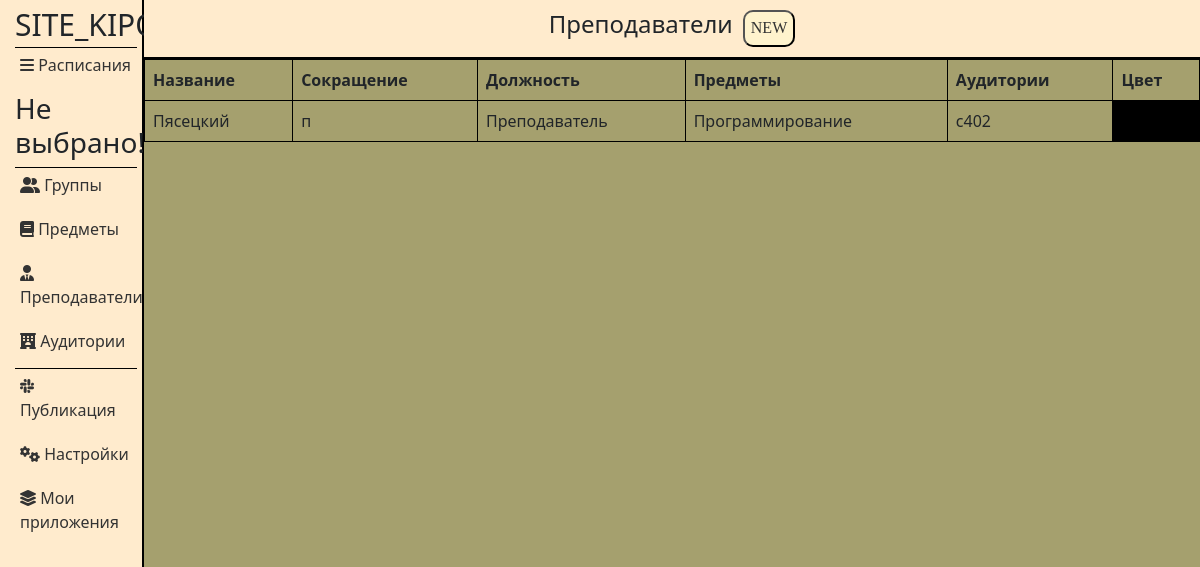
Screenshot of /applications/13/teachers/ with the database file from the repository.
### applications/models.py (models this page shows, shortened)
class Teachers(models.Model):
    name = models.CharField('Преподаватель', max_length=50)
    abbreviation = models.CharField('Сокращение', max_length=50)
    position = models.CharField('Должность', max_length=50)
    subjects = models.ManyToManyField(Subjects)
    cabinets = models.ManyToManyField(Cabinets)
    color = models.CharField('Цвет', max_length=50)
    application_id = models.ForeignKey(Applications, on_delete=models.CASCADE, related_name='Teachers')
    class Meta:
        verbose_name = 'Преподаватель'
        verbose_name_plural = 'Преподаватели'

class Subjects(models.Model):
    title = models.CharField('Название', max_length=50)
    abbreviation = models.CharField('Сокращение', max_length=50)
    cabinets = models.CharField('Аудитории', max_length=50)
    color = models.CharField('Цвет', max_length=50)
    application_id = models.ForeignKey(Applications, on_delete=models.CASCADE, related_name='Subjects')
    def __str__(self):
        return self.title
    class Meta:
        verbose_name = 'Предмет'
        verbose_name_plural = 'Предметы'

class Cabinets(models.Model):
    title = models.CharField('Название', max_length=50)
    abbreviation = models.CharField('Сокращение', max_length=50)
    seat_number = models.CharField('Количество мест', max_length=50)
    building = models.CharField('Корпус', max_length=50)
    color = models.CharField('Цвет', max_length=50)
    application_id = models.ForeignKey(Applications, on_delete=models.CASCADE, related_name='Cabinets')
    def __str__(self):
        return self.title
    class Meta:
        verbose_name = 'Аудитория'
        verbose_name_plural = 'Аудитории'

### applications/views.py (the view)
def teachers(request, app_id):
    return handle_form(request, app_id, Teachers, TeachersForm, 'applications/teachers.html')

### applications/views.py (called while the page is built)
def find_week_title(request):
    week_title = None
    if request.COOKIES.get('selectedElementId'):
        sched_id = request.COOKIES.get('selectedElementId')
        sched_instance = Schedules.objects.get(id=sched_id)
        week_title = sched_instance.title
    else:
        week_title = 'Не выбрано!'
    return week_title

### applications/templates/applications/teachers.html (shortened to what this page needs)
{% extends 'applications/layout.html' %}
{% load static %}
{% block content %}
<div class="features">
    <header>
        <h1>Преподаватели</h1>
        <button class="popup-btn" id="open_pop_up">NEW</button>
    </header>
   <table class="table">
    <thead>
        <tr>
            <th>Название</th>
            <th>Сокращение</th>
            <th>Должность</th>
            <th>Предметы</th>
            <th>Аудитории</th>
            <th>Цвет</th>
        </tr>
    </thead>
    <tbody>
        {% for el in groups %}
        <tr>
            <td>{{ el.name }}</td>
            <td>{{ el.abbreviation }}</td>
            <td>{{ el.position }}</td>
            <td>
               {{ el.subjects.all|join:", " }}
            </td>
            <td>
                {{ el.cabinets.all|join:", " }}
            </td>
            <td style="background-color:{{ el.color }}"></td>
        </tr>
        {% endfor %}
    </tbody>
</table>
</div>
{% endblock %}

### applications/static/applications/css/main.css (style rules this page uses)
:root { --main-background: #a5a06e; --second-background: blanchedalmond; --border: black; --text: #333; --popup-background: rgba(0,0,0,0.8); --white: #fff3cd; --output-background-color: transparent; --table-border-color: black; }
html, body { height: 100%; margin: 0; padding: 0; }
header { display: flex; justify-content: center; background-color: var(--second-background); padding: 10px 0px 10px 0px; border-bottom: 2px solid var(--border); }
body { display: flex; background-color: var(--main-background); }
.features { width: 100%; }
h1 { font-size: 1.5rem; }
.popup-btn { text-align: center; font-family: Monserrat; background-color: #fff3cd; border-radius: 10px; border-color: var(--border); text-decoration: none; font-weight: 500; color: var(--text); }
button#open_pop_up { margin-left: 10px; }
.table>:not(caption)>*>* { padding: 0.5rem 0.5rem; background-color: var(--bs-table-bg); border: 1px solid black; box-shadow: inset 0 0 0 9999px var(--bs-table-accent-bg); }
table.table { width: 100%; margin: auto; }

### rows the page displays
Teachers: name "Пясецкий", abbreviation "п", position "Преподаватель", subjects.all "Программирование", cabinets.all "с402"

### other values shown
{{ title }} "Не выбрано!"
